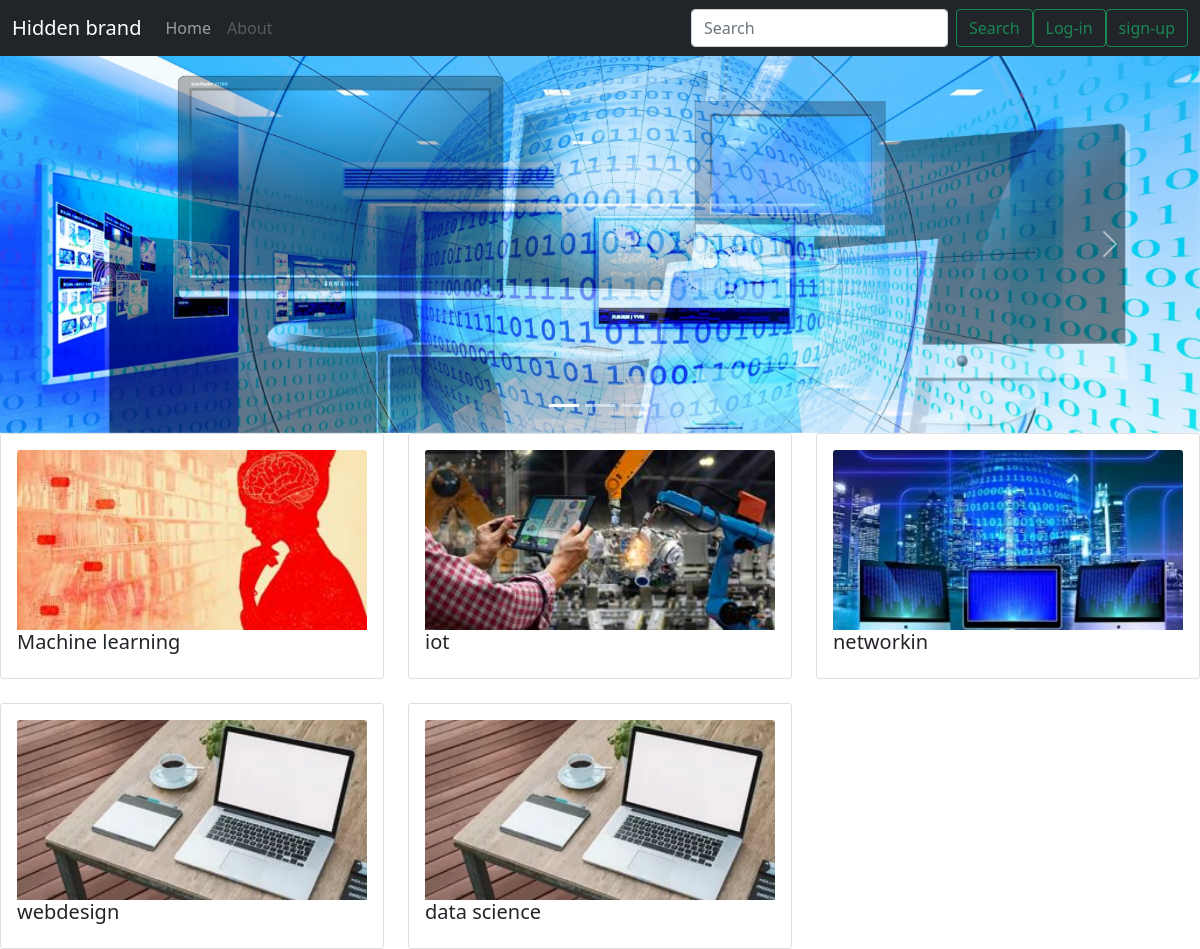
The page / on the database its author committed.
### service/models.py (models this page shows, shortened)
class slider(models.Model):
    img1=models.ImageField()
    img2=models.ImageField(null=True,blank=True)
    img3=models.ImageField(null=True,blank=True)

class Post(models.Model):
    title=models.CharField(max_length=150)
    body=models.TextField()
    liked=models.IntegerField(default=0)
    creator = models.ForeignKey(User, on_delete=CASCADE)
    updated=models.DateField(auto_now=True)
    created=models.DateField(auto_now_add=True)
    cover=models.ImageField(blank=True, null=True)

### service/views.py (the view)
# urls.py: path('',service.views.index,name='home'),
def index(request):
    user_id=request.user.id
    my_post=Post.objects.all()
    slide=slider.objects.all()
    context={
        'my_post':my_post,
        'slider':slide
    }
    return render(request,'home.html',context)

### service/templates/home.html (shortened to what this page needs)
{% extends 'base.html' %} {% load static %} {% block main %}
<div id="carouselExampleIndicators" class="carousel slide" data-bs-ride="carousel">
    <div class="carousel-indicators">
        <button type="button" data-bs-target="#carouselExampleIndicators" data-bs-slide-to="0" class="active" aria-current="true" aria-label="Slide 1"></button>
        <button type="button" data-bs-target="#carouselExampleIndicators" data-bs-slide-to="1" aria-label="Slide 2"></button>
        <button type="button" data-bs-target="#carouselExampleIndicators" data-bs-slide-to="2" aria-label="Slide 3"></button>
    </div>
    {% for slide in slider %}
    <div class="carousel-inner">
        <div class="carousel-item active">
            <img class="d-block w-100" src="{{ slide.img1.url }}" alt="First slide">
        </div>
    </div>
    {% endfor %}
    <button class="carousel-control-prev" type="button" data-bs-target="#carouselExampleIndicators" data-bs-slide="prev">
    <span class="carousel-control-prev-icon" aria-hidden="true"></span>
  </button>
    <button class="carousel-control-next" type="button" data-bs-target="#carouselExampleIndicators" data-bs-slide="next">
    <span class="carousel-control-next-icon" aria-hidden="true"></span>
  </button>
</div>
<div class="row row-cols-3 row-cols-md-3 g-4">
    {% for post in my_post %}
    <div class="col">
        <div class="card">
            <div class="card-body">
                <a href="{% url 'post_detail' post.pk %}">
                    <img class="card-img-top" {% if post.cover %} <img src="{{ post.cover.url }}" alt="Card Image" {% endif %} style="width:100%; height:15vw; object-fit:cover;">
                </a>
                <h5 class="card-title">{{ post.title }}</h5>
            </div>
        </div>
    </div>
    {% endfor %}
</div>
{% endblock main %}

### service/templates/base.html (shortened to what this page needs)
{% load static %}
<!doctype html>
<html lang="en">
<head>
    <link href="https://cdn.jsdelivr.net/npm/bootstrap@5.1.1/dist/css/bootstrap.min.css" rel="stylesheet">
</head>
<body>
    <nav class="navbar navbar-expand-lg navbar-dark bg-dark">
        <div class="container-fluid">
            <div class="collapse navbar-collapse" id="navbarTogglerDemo01">
                <a class="navbar-brand" href="#">Hidden brand</a>
                <ul class="navbar-nav me-auto mb-2 mb-lg-0">
                    <li class="nav-item">
                        <a class="nav-link" href="{% url 'home' %}">Home</a>
                    </li>
                    <li class="nav-item">
                        <a class="nav-link disabled">About</a>
                    </li>
                </ul>
                <form class="d-flex" method="POST" action="{% url 'search' %}">
                    <input class="form-control me-2" type="search" placeholder="Search" aria-label="Search" id="mysearch" name="mysearch">
                    <button class="btn btn-outline-success" type="submit">Search</button>
                </form>
                {% if user.is_authenticated %}
                <div class="dropdown">
                    <button class="btn btn-secondary dropdown-toggle" type="button" id="dropdownMenuButton1" data-bs-toggle="dropdown" aria-expanded="false">
                   Wellcome {{request.user.username}}
                 </button>
                    <ul class="dropdown-menu" aria-labelledby="dropdownMenuButton1">
                        <li><a class="dropdown-item" href="/logout">Logout</a></li>
                        <li><a class="dropdown-item" href="{% url 'profile' %}">MyProfile</a></li>
                    </ul>
                </div>
                {% else %}
                <button type="button" class="btn btn-outline-success" data-bs-target="#log_in" data-bs-toggle="modal">Log-in</button>
                <button type="submit" class="btn btn-outline-success" data-bs-target="#sign_up" data-bs-toggle="modal">sign-up</button> {% endif %}
            </div>
    </nav>
    {% block main %}{% endblock main %}
</body>
</html>

### rows shown on the page
slider: img1 (picture)
Post: cover (picture), title "Machine learning"
Post: cover (picture), title "iot"
Post: cover (picture), title "networkin"
Post: cover (picture), title "webdesign"
Post: cover (picture), title "data science"
